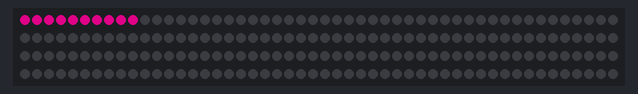
The sketch below on a simulated Arduino Uno, built with avr-gcc and run on an emulated ATmega328P. Shown: 200 RGB LEDs in strip order, left to right, continuing on the next row. Dim RGB values are drawn brighter than linear.

Above: at 0.16 s.

The sketch:

runner.ino
```cpp
#include <FastLED.h>

#define NUM_LEDS 200
#define DATA_PIN 8

#define HUE 220
#define RUNNER_LENGTH 10

CRGB leds[NUM_LEDS];
uint8_t runner_start = 0;

CRGB color = CHSV(HUE, 255, 255);

void setup() {
    FastLED.addLeds<WS2811, DATA_PIN>(leds, NUM_LEDS);
    for (uint8_t i = 0; i < RUNNER_LENGTH; i++) {
        leds[i] = color;
    }
}

void loop() {
    FastLED.show();

    runner_start = (runner_start += 1) % NUM_LEDS;
    uint8_t runner_end = (runner_start + RUNNER_LENGTH - 1) % NUM_LEDS;

    leds[runner_start] = CRGB::Black;
    leds[runner_end] = color;

    // delay(100);
}
```
